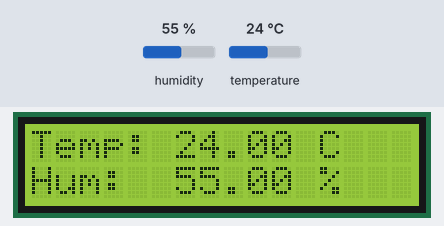
A sketch run on a simulated Arduino Uno, built with avr-gcc and run on an emulated ATmega328P. On the bench: 16×2 character LCD. The inputs (shaded band) are chosen by the test bench; at power-on: humidity 55 %, temperature 24 °C. What the sketch prints to the serial monitor is not drawn.

Above: at 3.2 s.
3.3 s: humidity set to 22 %
At 5.5 s:
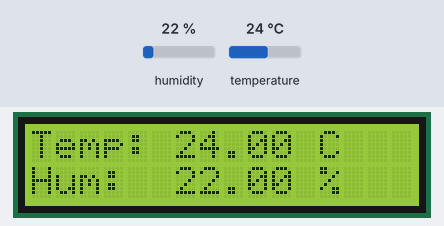
6.0 s: temperature set to 12 °C
At 7.1 s:
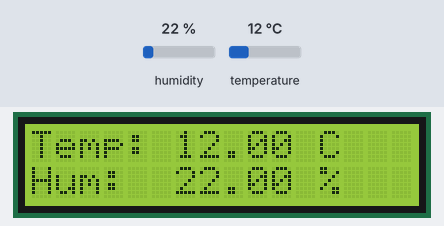
8.7 s: humidity set to 40 %
At 11.4 s:
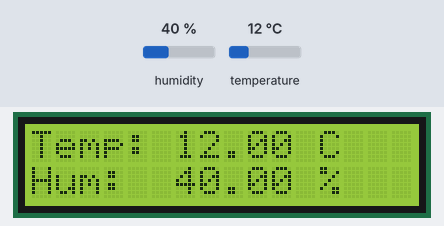
11.9 s: temperature set to 19 °C
At 13.0 s:
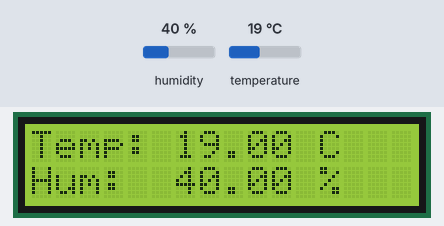
Timing chart, 0 to 14.9 s (numbered marks = the images above; inputs shaded):
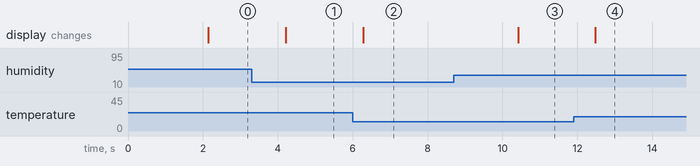

Measured:
- after the input at 3.3 s, the display: changes after 0.92 s (image 1)
- after the input at 6.0 s, the display: changes after 0.28 s (image 2)
- after the input at 8.7 s, the display: changes after 1.7 s (image 3)
- after the input at 11.9 s, the display: changes after 0.58 s (image 4)

The sketch:

P2_A4_Arduino.ino
```cpp
// Actividad Sensor con Bluetooth
// Dan Juárez || Viviana Morin

#include <DHT.h>
#include <Wire.h>
#include <LiquidCrystal_I2C.h>
#include <SoftwareSerial.h>

#define DHTPIN 2
#define DHTTYPE DHT11
DHT dht(DHTPIN, DHTTYPE);
LiquidCrystal_I2C lcd(0x27, 16, 2);

// RX, TX para Bluetooth (ej. HC-05 / HC-06)
SoftwareSerial BT(10, 11);

void setup() {
  Serial.begin(9600);
  BT.begin(9600);

  dht.begin();
  lcd.init();
  lcd.backlight();
  lcd.print("Sensor activo...");
  delay(2000);
  lcd.clear();
}

void loop() {
  // Lectura del sensor
  float h = dht.readHumidity();
  float t = dht.readTemperature();

  if (isnan(h) || isnan(t)) {
    lcd.clear();
    lcd.print("Error sensor");
    delay(1000);
    return;
  }

  // Mostrar en LCD
  lcd.setCursor(0, 0);
  lcd.print("Temp: ");
  lcd.print(t);
  lcd.print(" C   ");
  lcd.setCursor(0, 1);
  lcd.print("Hum:  ");
  lcd.print(h);
  lcd.print(" %   ");

  // ===== Enviar por Bluetooth =====
  // Formato CSV: "t,h\n
  BT.print(t, 1);    // 1 decimal
  BT.print(',');
  BT.print(h, 1);
  BT.write(10);      // '\n' = 10 (DelimiterByte en App Inventor)


  Serial.print(t, 1); Serial.print(','); Serial.println(h, 1);

  delay(2000);
}
```
